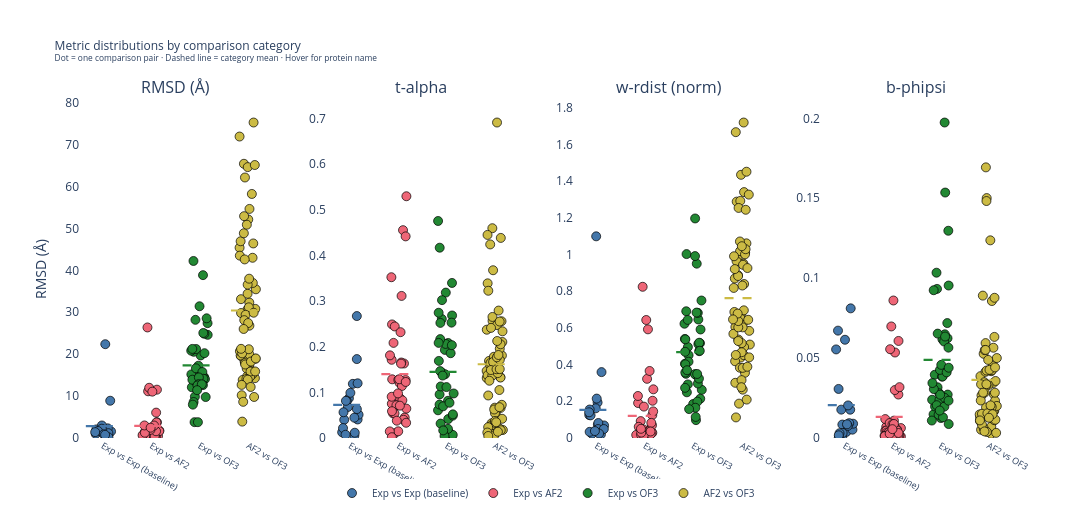

Source (notebook cell):
### Markdown cell above
## 4. Category-level metric distributions

Visual comparison of metric distributions by category.  
The `exp_vs_exp` distribution is the **baseline** — the natural experimental variability.

### Code cell
present_categories = [c for c in MAIN_CATEGORIES if c in df["category"].values]
metrics_to_plot = [
    m for m in ["rmsd", "t_alpha", "w_rdist_norm", "b_phipsi"] if m in df.columns
]

plot_df = df[df["category"].isin(present_categories)].copy()
cat_x = {c: i for i, c in enumerate(present_categories)}
rng = np.random.default_rng(42)

fig = make_subplots(
    rows=1,
    cols=len(metrics_to_plot),
    subplot_titles=[METRIC_LABEL.get(m, m) for m in metrics_to_plot],
    horizontal_spacing=0.06,
)

added_to_legend = set()

for col, metric in enumerate(metrics_to_plot, start=1):
    sub = plot_df[["protein_name", "category", metric]].dropna()

    for cat in present_categories:
        cat_data = sub[sub["category"] == cat]
        if cat_data.empty:
            continue

        jitter = rng.uniform(-0.18, 0.18, size=len(cat_data))
        x_vals = [cat_x[cat] + j for j in jitter]

        show_legend = cat not in added_to_legend
        if show_legend:
            added_to_legend.add(cat)

        fig.add_trace(
            go.Scatter(
                x=x_vals,
                y=cat_data[metric].values,
                mode="markers",
                name=CATEGORY_LABEL.get(cat, cat).replace("\n", " "),
                legendgroup=cat,
                showlegend=show_legend,
                marker=dict(
                    color=PALETTE[cat],
                    size=9,
                    line=dict(width=0.7, color="black"),
                ),
                text=cat_data["protein_name"].values,
                hovertemplate=(
                    "<b>%{text}</b><br>"
                    + f"{METRIC_LABEL.get(metric, metric)}: "
                    + "%{y:.4f}<br>"
                    + f"Category: {CATEGORY_LABEL.get(cat, cat).replace(chr(10), ' ')}"
                    + "<extra></extra>"
                ),
            ),
            row=1,
            col=col,
        )

        # category mean line
        mean_val = cat_data[metric].mean()
        fig.add_shape(
            type="line",
            x0=cat_x[cat] - 0.35,
            x1=cat_x[cat] + 0.35,
            y0=mean_val,
            y1=mean_val,
            line=dict(color=PALETTE[cat], width=2.2, dash="dash"),
            row=1,
            col=col,
        )

    fig.update_xaxes(
        tickvals=list(cat_x.values()),
        ticktext=[
            CATEGORY_LABEL.get(c, c).replace("\n", " ") for c in present_categories
        ],
        tickfont=dict(size=9),
        row=1,
        col=col,
    )
    fig.update_yaxes(
        rangemode="tozero",
        title_text=METRIC_LABEL.get(metric, metric) if col == 1 else "",
        row=1,
        col=col,
    )

fig.update_layout(
    title=dict(
        text=(
            "Metric distributions by comparison category<br>"
            "<sup>Dot = one comparison pair · Dashed line = category mean · Hover for protein name</sup>"
        ),
        font=dict(size=12),
    ),
    height=520,
    width=430 * len(metrics_to_plot),
    plot_bgcolor="white",
    legend=dict(
        orientation="h",
        y=-0.12,
        x=0.5,
        xanchor="center",
        font=dict(size=10),
    ),
)

fig.show()
fig.write_html("results/category_distributions.html")
